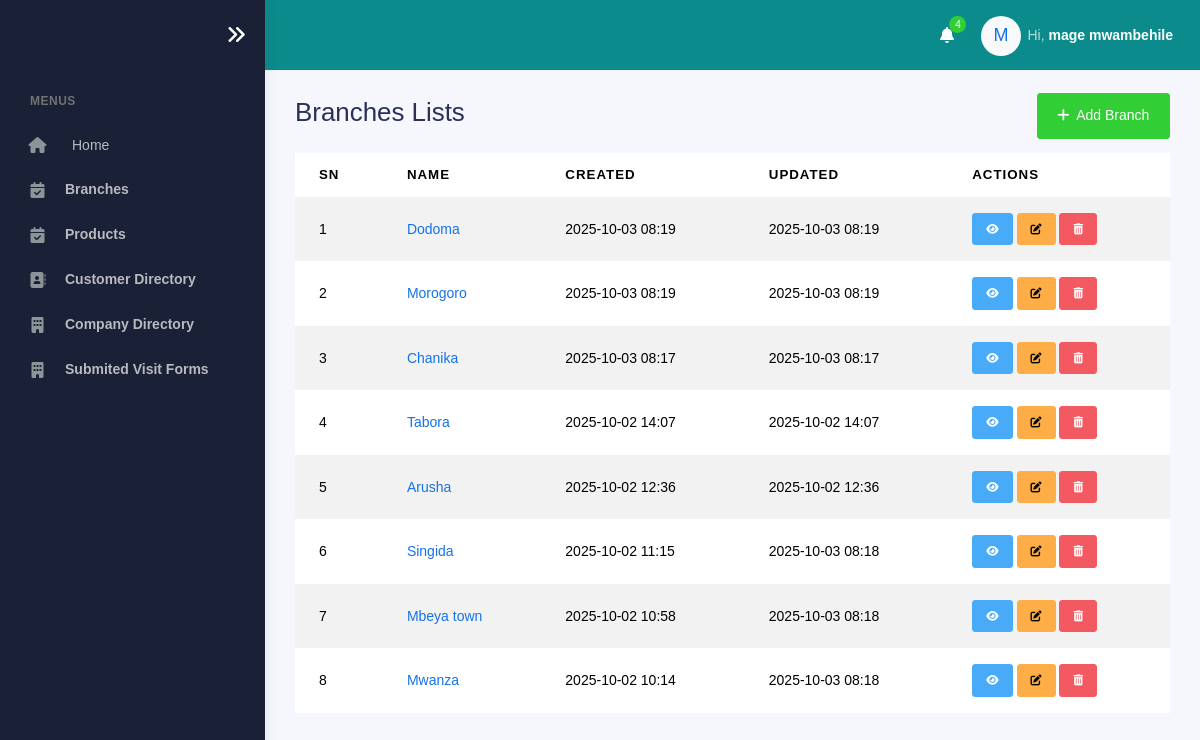
/branch-list/ (signed in), run on the app's committed database.
### accounts/models.py (models this page shows, shortened)
class User(AbstractBaseUser, PermissionsMixin):
    POSITION_CHOICES = [
        ('Head of Sales', 'Head of Sales'),
        ('Facilitator', 'Facilitator'),
        ('Product Brand Manager', 'Product Brand Manager'),
        ('Corporate Manager', 'Corporate Manager'),
        ('Corporate Officer', 'Corporate Officer'),
        ('Zonal Sales Executive', 'Zonal Sales Executive'),
        ('Mobile Sales Officer', 'Mobile Sales Officer'),
        ('Desk Sales Officer', 'Desk Sales Officer'),
        ('Admin', 'Admin'),
    ]
    ZONE_CHOICES = [
        ('Coast Zone', 'Coast Zone'),
        ('Corporate', 'Corporate'),
        ('Central Zone', 'Central Zone'),
        ('Southern Zone', 'Southern Zone'),
        ('Northern Zone', 'Northern Zone'),
        ('Lake Zone', 'Lake Zone'),
    ]
    COMPANY_CHOICES = [
        ('ANDO', 'ANDO'),
        ('KAM', 'KAM'),
        ('MATE', 'MATE'),
    ]
    email = models.EmailField(unique=True)
    first_name = models.CharField(max_length=50, null=True, blank=True)
    last_name = models.CharField(max_length=50, null=True, blank=True)
    company_name = models.CharField(max_length=50, choices=COMPANY_CHOICES, null=True, blank=True)
    position = models.CharField(max_length=100, choices=POSITION_CHOICES, null=True, blank=True)
    zone = models.CharField(max_length=100, choices=ZONE_CHOICES, null=True, blank=True)
    branch = models.ForeignKey(
        Branch,
        null=True,
        blank=True,
        on_delete=models.SET_NULL,
        related_name='users'
    )
    contact = models.CharField(
        max_length=13,
        null=True,
        blank=True,
        validators=[
            RegexValidator(
                regex=r'^(?:\+255|0)[67][0-9]\d{7}$',
                message="Enter a valid Tanzanian phone number (e.g. +255712345678 or 0712345678)"
            )
        ]
    )
    is_active = models.BooleanField(default=True)
    is_staff = models.BooleanField(default=False)
    date_joined = models.DateTimeField(default=timezone.now)
    objects = UserManager()
    USERNAME_FIELD = 'email'
    REQUIRED_FIELDS = []
    def get_full_name(self):
        return f"{self.first_name} {self.last_name}".strip()

class Branch(models.Model):
    name = models.CharField(max_length=100, unique=True)
    created_at = models.DateTimeField(auto_now_add=True, null=True, blank=True)  # set once on creation
    updated_at = models.DateTimeField(auto_now=True, null=True, blank=True)      # update every save

### accounts/views.py (the view)
# urls.py: path("branch-list/", views.branch_list, name="branch-list"),  # list + add + edit
def branch_list(request):
    if request.user.is_authenticated:
        branches = Branch.objects.all().order_by("-created_at")
        if request.method == "POST" and "add_branch" in request.POST:
            form = BranchForm(request.POST)
            if form.is_valid():
                form.save()
                return redirect("branch-list")
        else:
            form = BranchForm()
        if request.method == "POST" and "update_branch" in request.POST:
            branch_id = request.POST.get("branch_id")
            branch = get_object_or_404(Branch, pk=branch_id)
            form_update = BranchForm(request.POST, instance=branch)
            if form_update.is_valid():
                form_update.save()
                return redirect("branch-list")
        else:
            form_update = BranchForm()
        return render(
            request,
            "company/branch_list.html",
            {
                "branches": branches,
                "form": form,
                "form_update": form_update,
            }
        )
    else:
        messages.error(request,'You must login first to access the page')
        return redirect('login')

### templates/company/branch_list.html (shortened to what this page needs)
{% extends "company/base.html" %}
{% load static %}
{% block content %}
{% include "company/sidebar.html" %}
<div class="main-panel">
    <div class="main-header">
        {% include "company/nav.html" %}
    </div>
    <div class="container">
        <div class="page-inner">
            <div class="d-flex justify-content-between mb-3">
                <h2>Branches Lists</h2>
                <button class="btn btn-success" data-bs-toggle="modal" data-bs-target="#addBranchModal">
                    <i class="fas fa-plus me-1"></i> Add Branch
                </button>
            </div>
            <div>
                {% if branches %}
                <table class="table table-striped table-borderless">
                    <thead>
                        <tr>
                            <th>SN</th>
                            <th>Name</th>
                            <th>Created</th>
                            <th>Updated</th>
                            <th>Actions</th>
                        </tr>
                    </thead>
                    <tbody>
                        {% for branch in branches %}
                        <tr>
                            <td>{{ forloop.counter }}</td>
                            <td><a href="{% url 'branch-detail' branch.pk %}">{{ branch.name }}</a></td>
                            <td>{{ branch.created_at|date:"Y-m-d H:i" }}</td>
                            <td>{{ branch.updated_at|date:"Y-m-d H:i" }}</td>
                            <td>
                                <a href="{% url 'branch-detail' branch.pk %}" class="btn btn-sm btn-info">
                                    <i class="fas fa-eye"></i>
                                </a>
                                <button class="btn btn-sm btn-warning" data-bs-toggle="modal" data-bs-target="#editBranchModal{{ branch.id }}">
                                    <i class="fas fa-edit"></i>
                                </button>
                                <button class="btn btn-sm btn-danger" data-bs-toggle="modal" data-bs-target="#deleteBranchModal{{ branch.id }}">
                                    <i class="fas fa-trash-alt"></i>
                                </button>
                            </td>
                        </tr>
                        {% endfor %}
                    </tbody>
                </table>
                {% else %}
                <p class="text-muted">No branches available.</p>
                {% endif %}
            </div>
        </div>
    </div>
</div>
{% endblock %}

### templates/company/nav.html (shortened to what this page needs)
{% load static %}
<nav class="navbar navbar-header navbar-expand-lg border-bottom" style="background-color: rgb(11, 139, 139)">
  <div class="container-fluid">
    <ul class="navbar-nav topbar-nav ms-md-auto align-items-center">
      <li class="nav-item topbar-icon dropdown hidden-caret">
        <a class="nav-link dropdown-toggle text-white" href="#" id="notifDropdown" role="button" data-bs-toggle="dropdown" aria-haspopup="true" aria-expanded="false">
          <i class="fa fa-bell"></i>
          <span class="notification">4</span>
        </a>
      </li>
      <li class="nav-item topbar-user dropdown hidden-caret">
        <a class="dropdown-toggle profile-pic text-white" data-bs-toggle="dropdown" href="#" aria-expanded="false">
          <div class="avatar-sm">
            <div class="avatar-initial rounded-circle bg-light text-primary d-flex align-items-center justify-content-center" style="width: 40px; height: 40px; font-size: 18px;">
              {% if request.user.is_authenticated %}
                {{ request.user.first_name|slice:":1"|default:"U"|upper }}
              {% else %}
                G
              {% endif %}
            </div>
          </div>
          <span class="profile-username">
            <span class="op-7">Hi,</span>
            {% if request.user.is_authenticated %}
              <span class="fw-bold">{{ request.user.first_name }} {{ request.user.last_name }}</span>
            {% else %}
              <span class="fw-bold">Guest</span>
            {% endif %}
          </span>
        </a>
      </li>
    </ul>
  </div>
</nav>

### data on the page
User: user.first_name "M", user.first_name "mage", user.last_name "mwambehile"
Branch: name "Dodoma", created_at "2025-10-03 08:19", updated_at "2025-10-03 08:19"
Branch: name "Morogoro", created_at "2025-10-03 08:19", updated_at "2025-10-03 08:19"
Branch: name "Chanika", created_at "2025-10-03 08:17", updated_at "2025-10-03 08:17"
Branch: name "Tabora", created_at "2025-10-02 14:07", updated_at "2025-10-02 14:07"
Branch: name "Arusha", created_at "2025-10-02 12:36", updated_at "2025-10-02 12:36"
Branch: name "Singida", created_at "2025-10-02 11:15", updated_at "2025-10-03 08:18"
Branch: name "Mbeya town", created_at "2025-10-02 10:58", updated_at "2025-10-03 08:18"
Branch: name "Mwanza", created_at "2025-10-02 10:14", updated_at "2025-10-03 08:18"
